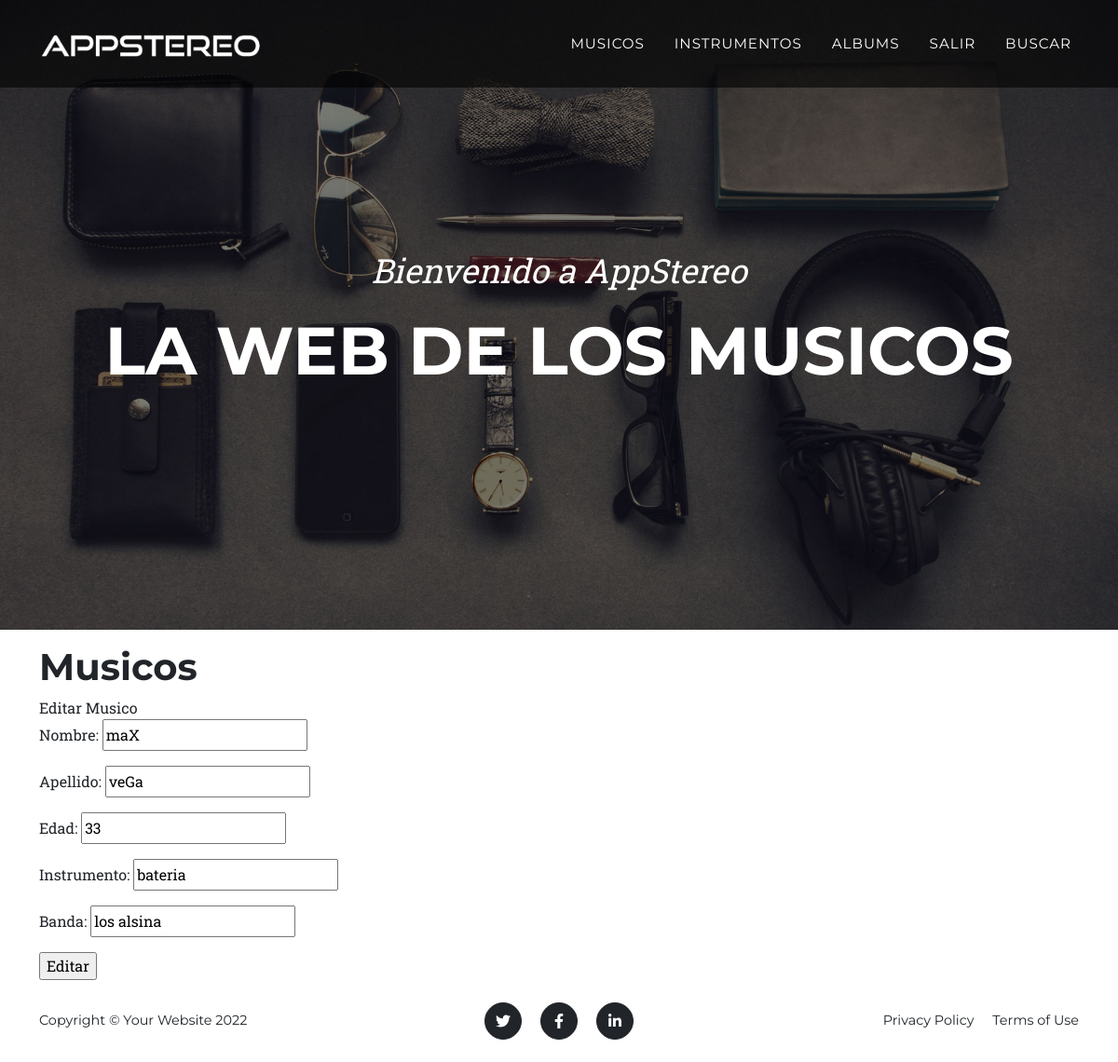
/musico/editar/7 (signed in), run on an earlier commit of the app's database.
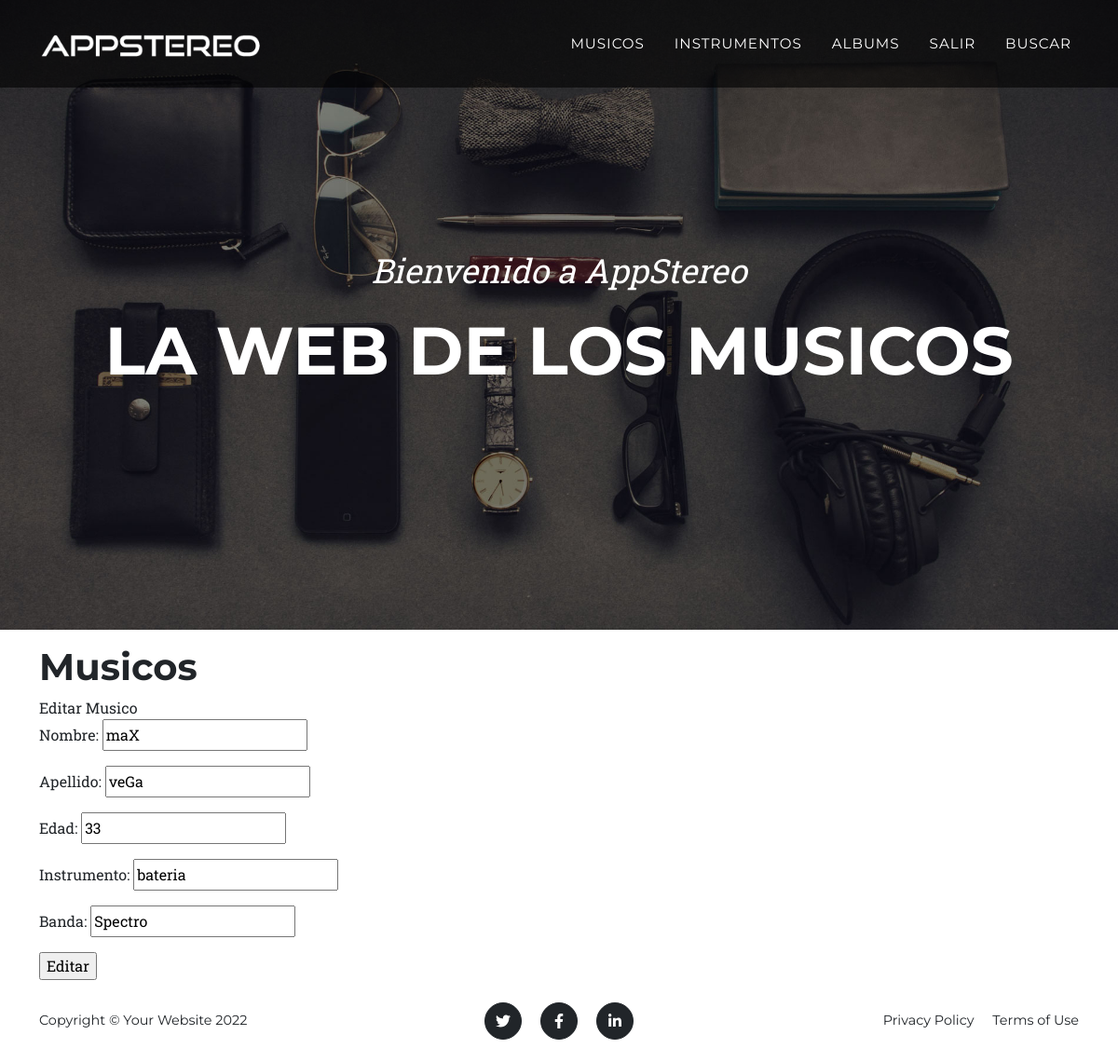
And on a later commit of the database.
### AppStereo/models.py (models this page shows, shortened)
class Musicos(models.Model):
    nombre = models.CharField(max_length=50)
    apellido = models.CharField(max_length=50)
    edad = models.IntegerField()
    instrumento = models.CharField(max_length=50)
    banda = models.CharField(max_length=50)

### AppStereo/views.py (the view)
# urls.py: path('musico/editar/<pk>', MusicoUpdate.as_view(), name='musico_editar'),
class MusicoUpdate(LoginRequiredMixin, UpdateView):
    model = Musicos
    template_name = "AppStereo/musico_form.html"
    success_url = reverse_lazy('LeerMusicos')
    fields = ['nombre', 'apellido', 'edad', 'instrumento', 'banda']

### AppStereo/templates/AppStereo/musico_form.html (shortened to what this page needs)
{% extends "AppStereo/base.html" %}
{% block contenido %}
{% load static %}
<h1>Musicos</h1>
<form method="POST">{% csrf_token %}
    Editar Musico
    {{form.as_p}}
    <input type="submit" value="Editar">
{% endblock %}

What changed in the data, as far as the page shows it:
changed Musicos "maX": banda "los alsina" → "Spectro"
